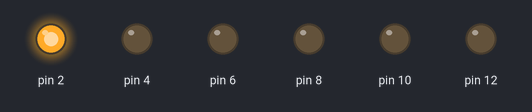
The sketch below on a simulated Arduino Uno, built with avr-gcc and run on an emulated ATmega328P. Shown: output pins drawn as LEDs (lit = HIGH).

Above: at 0.1 s.
At 8.1 s:
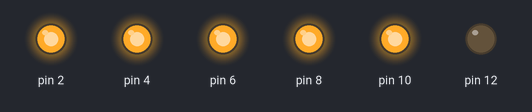
At 10.1 s:
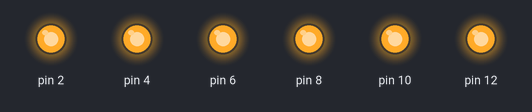
At 17.6 s:
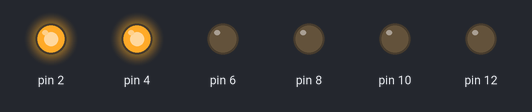
At 28.1 s:
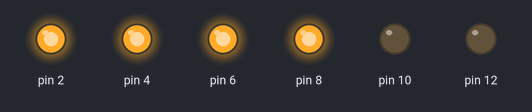
At 37.6 s:
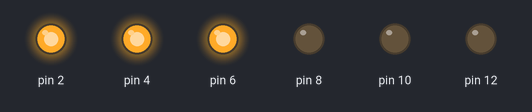
Timing chart, 0 to 40.0 s (numbered marks = the images above):
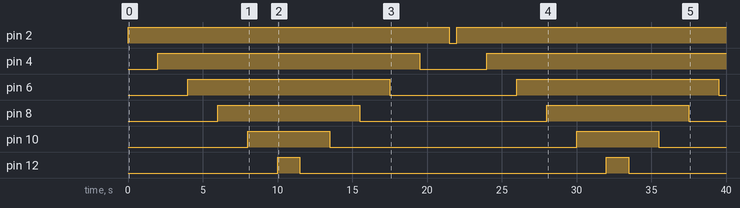

The sketch:

round_robin.ino
```cpp
// Jazmin Joy M. Fullante BSCpE 4A
// CPE 411 Embedded System
// Activity 6 - Embedded Operating System
// Round Robin

int led1 = 2;  // The color RED is the LED 1
int led2 = 4;  // The color ORANGE is the LED 2
int led3 = 6;  // The color YELLOW is the LED 3
int led4 = 8;  // The color GREEN is the LED 4
int led5 = 10; // The color BLUE is the LED 5
int led6 = 12; // The color WHITE is the LED 6

void setup() {
        /*
    	 * Set the digital pins 2, 4, 6, 8, 10, and 12 as OUTPUT,
   	 * so a high power level can be outputed to the
   	 * respective pins.
   	 */
	pinMode(2, OUTPUT);
	pinMode(4, OUTPUT);
	pinMode(6, OUTPUT);
	pinMode(8, OUTPUT);
	pinMode(10, OUTPUT);
	pinMode(12, OUTPUT);
}

void loop() {
	for (int i = 2; i <= 12; i++) { // This For loop will count from 2 to 12 to turn ON and OFF every single digital pin
    		digitalWrite(i, HIGH); // Turn on the LED  by making the voltage HIGH
    		delay(1000); // Wait for 1000 millisecond(s)
  	}

  	for (int i = 12; i >= 2; i--) { // While this For loop will count from 12 to 2 to turn ON and OFF every single digital pin
    		digitalWrite(i, HIGH); // Turn on the LED  by making the voltage HIGH
    		delay(500); // Wait for 500 millisecond(s)
    		digitalWrite(i, LOW); // Turn off the LED  by making the voltage HIGH
    		delay(500); // Wait for 500 millisecond(s before running the 2nd cycle of FOR loop
    	}
}
```

Measured:
- by itself, pin 2: LOW → HIGH at 0.00 s, → LOW 21.5 s later, → HIGH 0.50 s later
- by itself, pin 4: LOW → HIGH at 2.0 s, → LOW 17.5 s later, → HIGH 4.5 s later
- by itself, pin 6: alternates HIGH for 13.5 s and LOW for 8.5 s
- by itself, pin 8: alternates HIGH for 9.5 s and LOW for 12.5 s
- by itself, pin 10: alternates HIGH for 5.5 s and LOW for 16.5 s
- by itself, pin 12: alternates HIGH for 1.5 s and LOW for 20.5 s
